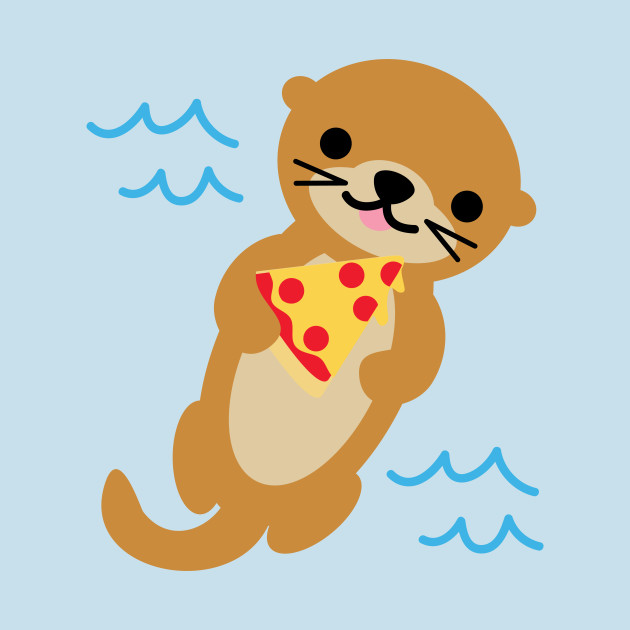
//> input picture otter/otter.jpg, 630 x 630 px
$ ./otter   (built with g++ and OpenCV 4)
//> lines starting //> are read from the running program, lines starting //| are printed output that depends on the picture; after the words box and inside, x2 and y2 are one past the last pixel; in counts of white or black regions, pixels touching at a corner belong together
#include "opencv2/imgproc.hpp"
#include "opencv2/highgui.hpp"
#include <math.h>
#include <iostream>

using namespace cv;
using namespace std;

//g++ otter.cpp -o otter `pkg-config --cflags --libs opencv`

const int w = 11/2.0*110;
const int h = 8.5*110;
int levels = 3;

Mat src; Mat src_gray; Mat img; Mat canny_output;
vector<vector<Point> > contours;
vector<Vec4i> hierarchy;
int thresh = 100;
RNG rng(12345);


int main( int argc, char** argv)
{
    src = imread("otter.jpg", 1);
//> src is the input picture: 630 rows x 630 cols, CV_8UC3; mean B, G, R 193.6, 202.6, 198.7
    int height = src.size().height;
//> height = 630
    int width = src.size().width;
//> width = 630

    cvtColor( src, src_gray, CV_BGR2GRAY );
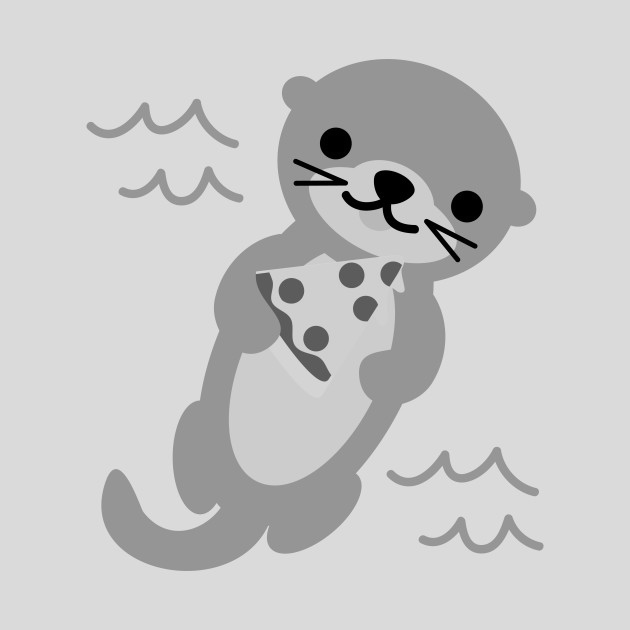
//> src_gray: 630 rows x 630 cols, CV_8UC1; min 0, max 229, mean 200.3
    //Extract the contours so that

    Canny( src_gray, canny_output, thresh*0.4, thresh*2, 3);
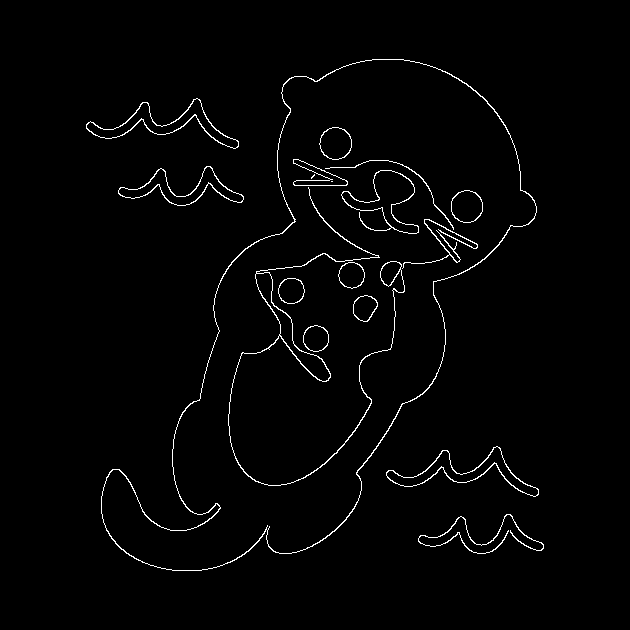
//> canny_output: 630 rows x 630 cols, CV_8UC1; 1.7% white in thin lines or dots, all inside (x1, y1, x2, y2) = (86, 59, 544, 571)
    findContours( canny_output, contours, hierarchy, RETR_TREE, CHAIN_APPROX_SIMPLE);
//> contours = 32 contours, 2 with area under 20; largest, box (x1, y1, x2, y2) and area: (101, 59, 537, 571) 107988, (101, 59, 537, 571) 107518, (228, 187, 405, 486) 2008, (341, 170, 419, 234) 1866, (386, 446, 539, 497) 1832

    Mat dst = Mat::zeros(height, width, CV_8UC3);
    dst = Scalar(255,255,255);
    for(size_t i = 0; i < contours.size(); i++) {
        drawContours(dst, contours, i, Scalar(0,0,0), 2, 8, hierarchy, 0, Point());
    }
//> this loop made 32 passes
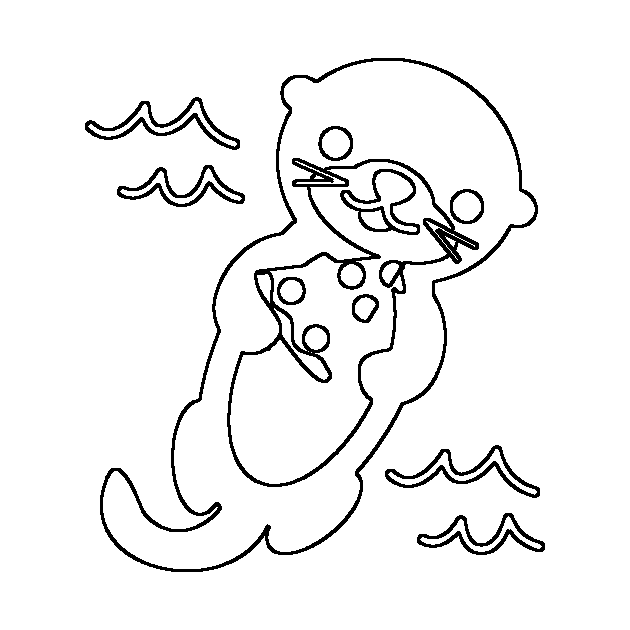
//> dst: 630 rows x 630 cols, CV_8UC3; 94.5% white; 11 black regions, largest, box (x1, y1, x2, y2) and area: (227, 158, 479, 487) 6930, (100, 58, 538, 572) 6682, (85, 97, 240, 150) 1596

    Mat img(height, width*2, CV_8UC3);
    Mat left(img, Rect(0 ,0, width, height));
    src.copyTo(left);
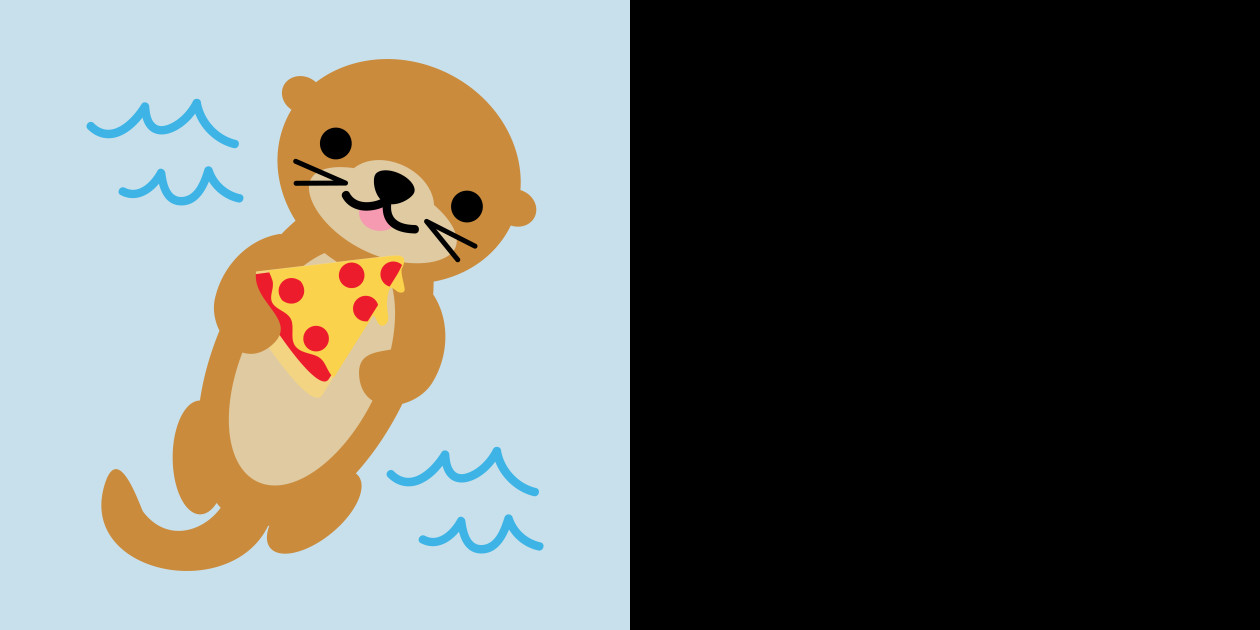
//> img: 630 rows x 1260 cols, CV_8UC3; mean B, G, R 96.8, 101.3, 99.3
    Mat right(img, Rect(width ,0, width, height));
//> right: 630 rows x 630 cols, CV_8UC3; every value is 0
    dst.copyTo(right);
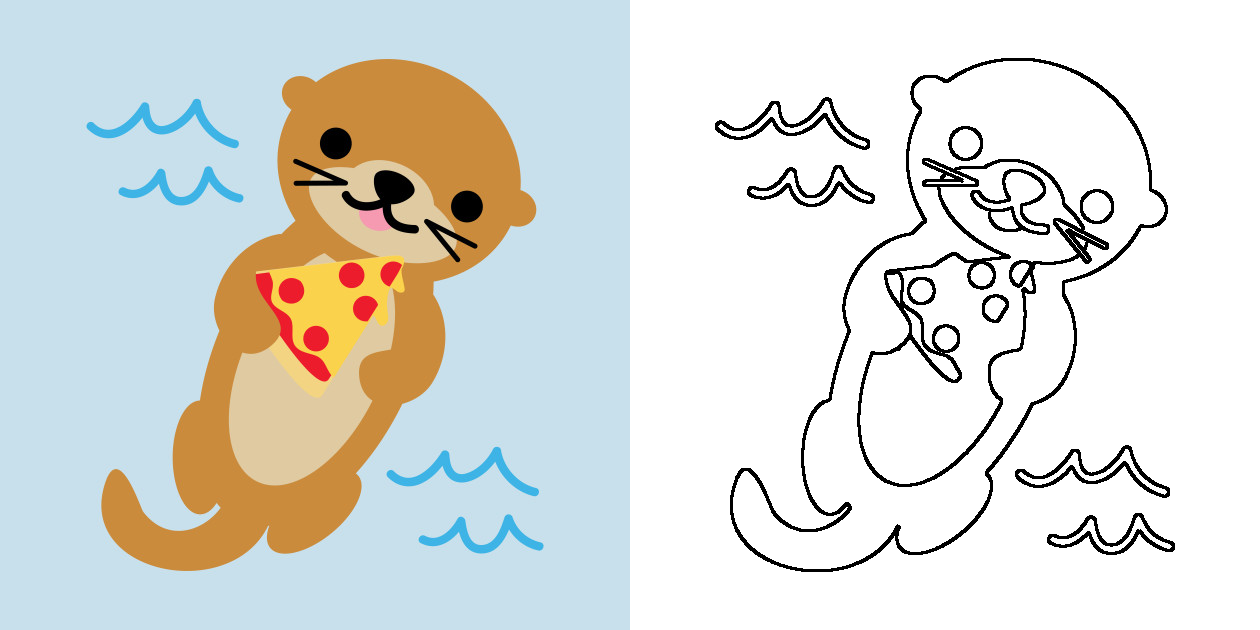
//> img: 630 rows x 1260 cols, CV_8UC3; mean B, G, R 217.2, 221.8, 219.8
    namedWindow( "image", 1 );
    imshow( "image", img );

    imwrite("otter_out.jpg", dst);

    waitKey();

    return 0;
}
